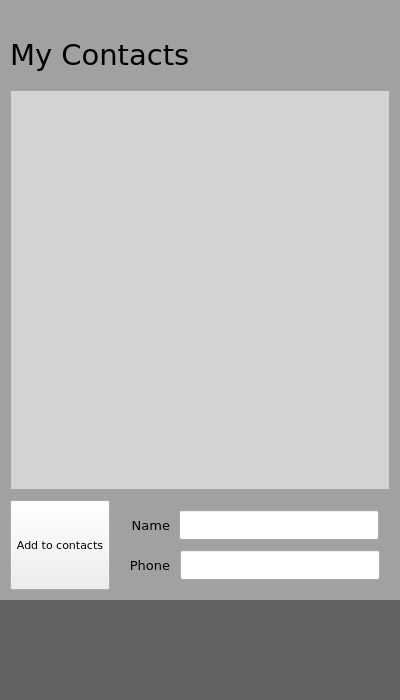
<?xml version="1.0" encoding="UTF-8"?>
<ui version="4.0">
 <class>Form</class>
 <widget class="QWidget" name="Form">
  <property name="geometry">
   <rect>
    <x>0</x>
    <y>0</y>
    <width>400</width>
    <height>700</height>
   </rect>
  </property>
  <property name="minimumSize">
   <size>
    <width>400</width>
    <height>700</height>
   </size>
  </property>
  <property name="maximumSize">
   <size>
    <width>400</width>
    <height>700</height>
   </size>
  </property>
  <property name="windowTitle">
   <string>Form</string>
  </property>
  <widget class="QLabel" name="home_background">
   <property name="geometry">
    <rect>
     <x>0</x>
     <y>600</y>
     <width>400</width>
     <height>100</height>
    </rect>
   </property>
   <property name="minimumSize">
    <size>
     <width>400</width>
     <height>100</height>
    </size>
   </property>
   <property name="maximumSize">
    <size>
     <width>400</width>
     <height>100</height>
    </size>
   </property>
   <property name="styleSheet">
    <string notr="true">background-color: rgb(98, 98, 98);</string>
   </property>
   <property name="text">
    <string/>
   </property>
  </widget>
  <widget class="QPushButton" name="home_app">
   <property name="geometry">
    <rect>
     <x>160</x>
     <y>610</y>
     <width>80</width>
     <height>80</height>
    </rect>
   </property>
   <property name="minimumSize">
    <size>
     <width>80</width>
     <height>80</height>
    </size>
   </property>
   <property name="maximumSize">
    <size>
     <width>80</width>
     <height>80</height>
    </size>
   </property>
   <property name="styleSheet">
    <string notr="true">QPushButton {
    border-radius: 1px;
}
</string>
   </property>
   <property name="text">
    <string/>
   </property>
   <property name="icon">
    <iconset>
     <normaloff>pic/home_logo.png</normaloff>pic/home_logo.png</iconset>
   </property>
   <property name="iconSize">
    <size>
     <width>80</width>
     <height>80</height>
    </size>
   </property>
  </widget>
  <widget class="QLabel" name="home_background_3">
   <property name="geometry">
    <rect>
     <x>0</x>
     <y>0</y>
     <width>400</width>
     <height>600</height>
    </rect>
   </property>
   <property name="minimumSize">
    <size>
     <width>400</width>
     <height>600</height>
    </size>
   </property>
   <property name="maximumSize">
    <size>
     <width>400</width>
     <height>600</height>
    </size>
   </property>
   <property name="styleSheet">
    <string notr="true">
background-color: rgb(161, 161, 161);</string>
   </property>
   <property name="text">
    <string/>
   </property>
  </widget>
  <widget class="QLabel" name="head_label">
   <property name="geometry">
    <rect>
     <x>10</x>
     <y>30</y>
     <width>300</width>
     <height>50</height>
    </rect>
   </property>
   <property name="minimumSize">
    <size>
     <width>300</width>
     <height>50</height>
    </size>
   </property>
   <property name="maximumSize">
    <size>
     <width>300</width>
     <height>50</height>
    </size>
   </property>
   <property name="font">
    <font>
     <family>Verdana</family>
     <pointsize>22</pointsize>
    </font>
   </property>
   <property name="layoutDirection">
    <enum>Qt::LeftToRight</enum>
   </property>
   <property name="text">
    <string>My Contacts</string>
   </property>
   <property name="scaledContents">
    <bool>true</bool>
   </property>
   <property name="alignment">
    <set>Qt::AlignLeading|Qt::AlignLeft|Qt::AlignVCenter</set>
   </property>
  </widget>
  <widget class="QScrollArea" name="scrollArea">
   <property name="geometry">
    <rect>
     <x>10</x>
     <y>90</y>
     <width>380</width>
     <height>400</height>
    </rect>
   </property>
   <property name="minimumSize">
    <size>
     <width>380</width>
     <height>400</height>
    </size>
   </property>
   <property name="maximumSize">
    <size>
     <width>380</width>
     <height>400</height>
    </size>
   </property>
   <property name="styleSheet">
    <string notr="true">background-color: rgb(211, 211, 211);</string>
   </property>
   <property name="widgetResizable">
    <bool>true</bool>
   </property>
   <widget class="QWidget" name="scrollAreaWidgetContents">
    <property name="geometry">
     <rect>
      <x>0</x>
      <y>0</y>
      <width>378</width>
      <height>398</height>
     </rect>
    </property>
   </widget>
  </widget>
  <widget class="QPushButton" name="add_contact">
   <property name="geometry">
    <rect>
     <x>10</x>
     <y>500</y>
     <width>100</width>
     <height>90</height>
    </rect>
   </property>
   <property name="minimumSize">
    <size>
     <width>100</width>
     <height>90</height>
    </size>
   </property>
   <property name="maximumSize">
    <size>
     <width>100</width>
     <height>90</height>
    </size>
   </property>
   <property name="font">
    <font>
     <family>Verdana</family>
     <pointsize>8</pointsize>
    </font>
   </property>
   <property name="text">
    <string>Add to contacts</string>
   </property>
  </widget>
  <widget class="QLineEdit" name="name">
   <property name="geometry">
    <rect>
     <x>179</x>
     <y>510</y>
     <width>200</width>
     <height>30</height>
    </rect>
   </property>
   <property name="minimumSize">
    <size>
     <width>200</width>
     <height>30</height>
    </size>
   </property>
   <property name="maximumSize">
    <size>
     <width>200</width>
     <height>30</height>
    </size>
   </property>
  </widget>
  <widget class="QLineEdit" name="phone">
   <property name="geometry">
    <rect>
     <x>180</x>
     <y>550</y>
     <width>200</width>
     <height>30</height>
    </rect>
   </property>
   <property name="minimumSize">
    <size>
     <width>200</width>
     <height>30</height>
    </size>
   </property>
   <property name="maximumSize">
    <size>
     <width>200</width>
     <height>30</height>
    </size>
   </property>
  </widget>
  <widget class="QLabel" name="label">
   <property name="geometry">
    <rect>
     <x>120</x>
     <y>510</y>
     <width>50</width>
     <height>30</height>
    </rect>
   </property>
   <property name="minimumSize">
    <size>
     <width>50</width>
     <height>30</height>
    </size>
   </property>
   <property name="maximumSize">
    <size>
     <width>50</width>
     <height>30</height>
    </size>
   </property>
   <property name="font">
    <font>
     <family>Verdana</family>
     <pointsize>10</pointsize>
    </font>
   </property>
   <property name="text">
    <string>Name</string>
   </property>
   <property name="alignment">
    <set>Qt::AlignRight|Qt::AlignTrailing|Qt::AlignVCenter</set>
   </property>
  </widget>
  <widget class="QLabel" name="label_2">
   <property name="geometry">
    <rect>
     <x>120</x>
     <y>550</y>
     <width>50</width>
     <height>30</height>
    </rect>
   </property>
   <property name="minimumSize">
    <size>
     <width>50</width>
     <height>30</height>
    </size>
   </property>
   <property name="maximumSize">
    <size>
     <width>50</width>
     <height>30</height>
    </size>
   </property>
   <property name="font">
    <font>
     <family>Verdana</family>
     <pointsize>10</pointsize>
    </font>
   </property>
   <property name="text">
    <string>Phone</string>
   </property>
   <property name="alignment">
    <set>Qt::AlignRight|Qt::AlignTrailing|Qt::AlignVCenter</set>
   </property>
  </widget>
 </widget>
 <resources/>
 <connections/>
</ui>
